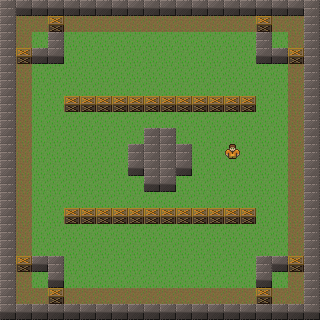

Tiled map render using the project's own tile images. Description and the map definition, with tile-layer contents summarised, below:
An orthogonal 20x20 tile map with 16x16 px tiles, 4 tile layers (base, walls, player, crates) and 17 objects.

<map version="1.0" orientation="orthogonal" renderorder="right-down" width="20" height="20" tilewidth="16" tileheight="16" nextobjectid="172">
 <tileset firstgid="1" source="../textures/bomb_party_v4.tsx" />
 <layer name="base" width="20" height="20">
  <data>[400 cells, 400 non-empty, 2 distinct tile ids]</data>
 </layer>
 <layer name="walls" width="20" height="20">
  <properties>
   <property name="entity_factory" value="WallFactory" />
  </properties>
  <data>[400 cells, 100 non-empty, 3 distinct tile ids]</data>
 </layer>
 <layer name="player" width="20" height="20">
  <properties>
   <property name="entity_factory" value="PlayerFactory" />
  </properties>
  <data>[400 cells, 1 non-empty, 1 distinct tile ids]</data>
 </layer>
 <layer name="crates" width="20" height="20">
  <properties>
   <property name="entity_factory" value="CrateFactory" />
  </properties>
  <data>[400 cells, 32 non-empty, 1 distinct tile ids]</data>
 </layer>
 <objectgroup name="spawns">
  <object id="117" x="22.6667" y="26.6667">
   <properties>
    <property name="spawn" type="bool" value="true" />
   </properties>
  </object>
  <object id="119" x="24.6667" y="298.667">
   <properties>
    <property name="spawn" type="bool" value="true" />
   </properties>
  </object>
  <object id="120" x="296.667" y="298">
   <properties>
    <property name="spawn" type="bool" value="true" />
   </properties>
  </object>
  <object id="121" x="296.667" y="26.6667">
   <properties>
    <property name="spawn" type="bool" value="true" />
   </properties>
  </object>
 </objectgroup>
 <objectgroup name="collisions">
  <object id="125" x="0" y="0" width="16" height="320">
   <properties>
    <property name="collidable" type="bool" value="true" />
   </properties>
  </object>
  <object id="127" x="16" y="304" width="288" height="16">
   <properties>
    <property name="collidable" type="bool" value="true" />
   </properties>
  </object>
  <object id="132" x="304" y="0" width="16" height="320">
   <properties>
    <property name="collidable" type="bool" value="true" />
   </properties>
  </object>
  <object id="143" x="16" y="0" width="288" height="16">
   <properties>
    <property name="collidable" type="bool" value="true" />
   </properties>
  </object>
  <object id="146" x="144" y="128">
   <properties>
    <property name="collidable" type="bool" value="true" />
   </properties>
   <polygon points="0,0 0,16 -16,16 -16,48 0,48 0,64 32,64 32,48 48,48 48,16 32,16 32,0" />
  </object>
  <object id="161" x="48" y="32" width="16" height="32">
   <properties>
    <property name="collidable" type="bool" value="true" />
   </properties>
  </object>
  <object id="162" x="32" y="48" width="16" height="16">
   <properties>
    <property name="collidable" type="bool" value="true" />
   </properties>
  </object>
  <object id="166" x="256" y="32" width="16" height="32">
   <properties>
    <property name="collidable" type="bool" value="true" />
   </properties>
  </object>
  <object id="167" x="272" y="48" width="16" height="16">
   <properties>
    <property name="collidable" type="bool" value="true" />
   </properties>
  </object>
  <object id="168" x="256" y="256" width="16" height="32">
   <properties>
    <property name="collidable" type="bool" value="true" />
   </properties>
  </object>
  <object id="169" x="272" y="256" width="16" height="16">
   <properties>
    <property name="collidable" type="bool" value="true" />
   </properties>
  </object>
  <object id="170" x="48" y="256" width="16" height="32">
   <properties>
    <property name="collidable" type="bool" value="true" />
   </properties>
  </object>
  <object id="171" x="32" y="256" width="16" height="16">
   <properties>
    <property name="collidable" type="bool" value="true" />
   </properties>
  </object>
 </objectgroup>
</map>